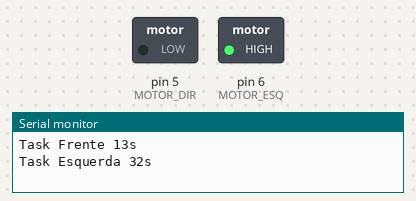
Bench run of a sketch on a simulated Arduino Uno, built with avr-gcc and run on an emulated ATmega328P. Parts: switched loads named in the sketch (green lamp = pin HIGH), the last lines printed to the serial monitor.

Above: at 0.9 s.
At 5.9 s:
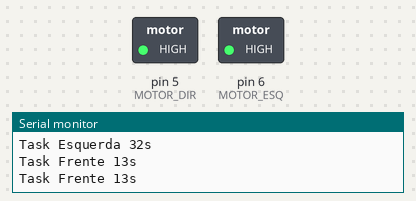
Timing chart, 0 to 11.5 s (numbered marks = the images above):
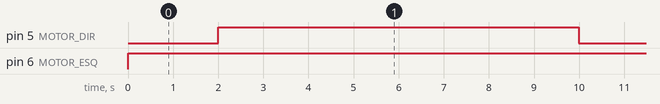

Measured:
- by itself, pin 5 (MOTOR_DIR): alternates HIGH for 8.1 s and LOW for 1.9 s
- by itself, pin 6 (MOTOR_ESQ): LOW → HIGH at 0.00 s

The sketch:

Carro_Autonomo_cenario1.ino
```cpp
/*
  Cenario 1
    Carro faz uma volta completa no quadrante esquerdo
  Tarefas:
      Esquerda -> O carro faz uma curva a esquerda. Tempo = 3 segundos
      Frente -> O carro segue em frente. Tempo = 13 segundos


*/

#include <Arduino_FreeRTOS.h>

// --- Variaveis globais ---
#define MOTOR_ESQ 6
#define MOTOR_DIR 5

// --- Variaveis globais ---

// --- Tarefas ---
void TaskFrente( void *pvParameters );
void TaskEsquerda( void *pvParameters );
// --- Tarefas ---

void setup() {

  Serial.begin(9600);

  while (!Serial) {
    // Espera o serial
  }

    xTaskCreate(
    TaskFrente                      // Ponteiro para a funcao
    ,  (const portCHAR *)"Frente"   // Nome da Task
    ,  128                          // Words de memoria alocada
    ,  NULL                         // Parametros que devem ser passados a tarefa na sua inicializacao
    ,  2                            // Prioridade da tarefa
    ,  NULL );                      // Handle da tarefa, opcional

  xTaskCreate(
    TaskEsquerda
    ,  (const portCHAR *) "Esquerda"
    ,  128
    ,  NULL
    ,  1
    ,  NULL );

  // Definindo os motores como saída
  pinMode(MOTOR_ESQ, OUTPUT);
  pinMode(MOTOR_DIR, OUTPUT);
}

void loop()
{
  // Nao usado
}


/*--------------------------------------------------*/
/*---------------------- Tarefa --------------------*/
/*--------------------------------------------------*/

void TaskFrente(void *pvParameters)
{
  (void) pvParameters;

  for(;;)  {
    taskENTER_CRITICAL();
    Serial.println("Task Frente 13s");
    digitalWrite(MOTOR_DIR, HIGH);
    digitalWrite(MOTOR_ESQ, HIGH);
    vTaskDelay( 2000 / portTICK_PERIOD_MS );
    taskEXIT_CRITICAL();
  }
}

void TaskEsquerda(void *pvParameters)
{
  (void) pvParameters;
  int estado = 0;

  for (;;)
  {
    taskENTER_CRITICAL();
    Serial.println("Task Esquerda 32s");
    digitalWrite(MOTOR_DIR, LOW);
    digitalWrite(MOTOR_ESQ, HIGH);
    vTaskDelay( 10000 / portTICK_PERIOD_MS );
    taskEXIT_CRITICAL();
  }
}
```
